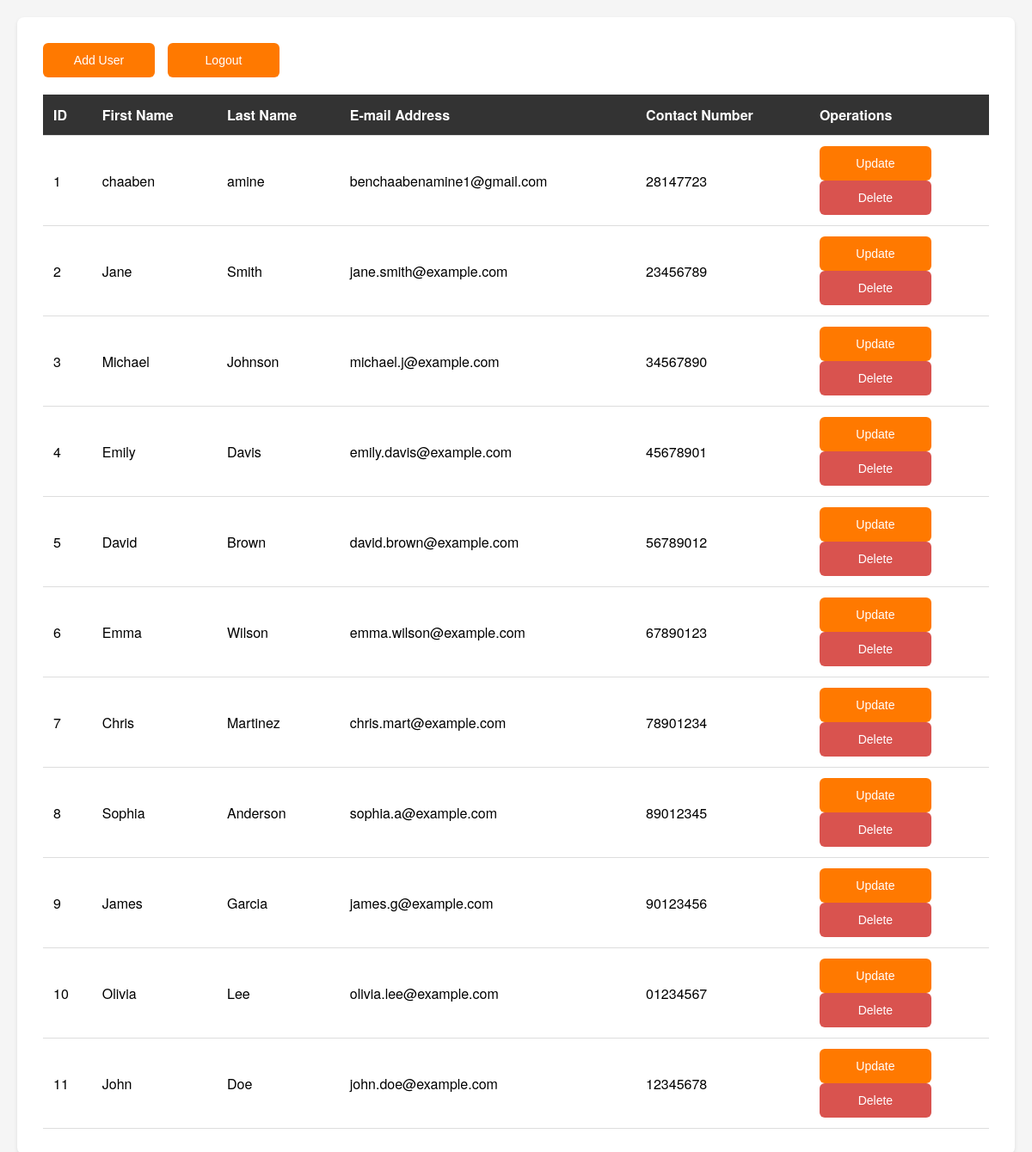
The page /crud/display.php on the database its author committed.
### tables this page shows
CREATE TABLE `users` (
  `Id` int(10) NOT NULL,
  `FirstName` varchar(50) NOT NULL,
  `LastName` varchar(50) NOT NULL,
  `email` varchar(50) NOT NULL,
  `password` varchar(50) NOT NULL,
  `PhoneNumber` varchar(8) NOT NULL
);

### crud/display.php (the view, shortened to what this page needs)
<?php
include('../includes/db.php');
?>
<!DOCTYPE html>
<html lang="en">
<head>
    <link rel="stylesheet" href="../assets/style.css">
</head>
<body>
    <div class="container">
        <div class="button-group">
            <button class="btn btn-primary"><a href="user.php" >Add User</a></button>
            <button class="btn btn-primary"><a href="../logout.php">Logout</a></button>
        </div>
        <table>
            <thead class="table-header">
                <tr>
                    <th>ID</th>
                    <th>First Name</th>
                    <th>Last Name</th>
                    <th>E-mail Address</th>
                    <th>Contact Number</th>
                    <th>Operations</th>
                </tr>
            </thead>
            <tbody>
                <?php
                $sql = "SELECT * FROM users";
                $result = mysqli_query($conn, $sql);
                if($result) {
                    while($row = mysqli_fetch_assoc($result)) {
                        echo '<tr>
                            <td>'.$row['Id'].'</td>
                            <td>'.$row['FirstName'].'</td>
                            <td>'.$row['LastName'].'</td>
                            <td>'.$row['email'].'</td>
                            <td>'.$row['PhoneNumber'].'</td>
                            <td>
                                <button class="btn btn-primary"><a href="update.php?updateid='.$row['Id'].'">Update</a></button>
                                <button class="btn btn-danger"><a href="delete.php?deleteid='.$row['Id'].'">Delete</a></button>
                            </td>
                        </tr>';
                    }
                }
                ?>
            </tbody>
        </table>
    </div>
</body>
</html>

### assets/style.css (style rules this page uses)
body { font-family: 'Helvetica Neue', Arial, sans-serif; margin: 0; padding: 20px; background-color: #f5f5f5; }
.container { max-width: 1200px; margin: 0 auto; background: white; padding: 30px; border-radius: 8px; box-shadow: 0 2px 4px rgba(0,0,0,0.1); }
.button-group { margin-bottom: 20px; display: flex; gap: 15px; flex-wrap: wrap; }
.btn { padding: 8px 16px; font-size: 14px; border: none; border-radius: 6px; cursor: pointer; text-decoration: none; font-weight: 500; transition: all 0.3s ease; display: flex; align-items: center; justify-content: center; min-width: 130px; height: 40px; }
.btn a { color: inherit !important; text-align: center; display: flex; align-items: center; justify-content: center; width: 100%; height: 100%; }
.btn-primary { background-color: #FF7900; color: white !important; }
.btn-danger { background-color: #d9534f; color: white !important; }
table { width: 100%; border-collapse: collapse; margin-top: 20px; }
.table-header { background-color: #333; color: white; }
th, td { padding: 12px; text-align: left; border-bottom: 1px solid #ddd; }
th { font-weight: 600; }
a { color: #FF7900; text-decoration: none; }

### rows shown on the page
users: Id "1", FirstName "chaaben", LastName "amine", email "benchaabenamine1@gmail.com", PhoneNumber "28147723"
users: Id "2", FirstName "Jane", LastName "Smith", email "jane.smith@example.com", PhoneNumber "23456789"
users: Id "3", FirstName "Michael", LastName "Johnson", email "michael.j@example.com", PhoneNumber "34567890"
users: Id "4", FirstName "Emily", LastName "Davis", email "emily.davis@example.com", PhoneNumber "45678901"
users: Id "5", FirstName "David", LastName "Brown", email "david.brown@example.com", PhoneNumber "56789012"
users: Id "6", FirstName "Emma", LastName "Wilson", email "emma.wilson@example.com", PhoneNumber "67890123"
users: Id "7", FirstName "Chris", LastName "Martinez", email "chris.mart@example.com", PhoneNumber "78901234"
users: Id "8", FirstName "Sophia", LastName "Anderson", email "sophia.a@example.com", PhoneNumber "89012345"
users: Id "9", FirstName "James", LastName "Garcia", email "james.g@example.com", PhoneNumber "90123456"
users: Id "10", FirstName "Olivia", LastName "Lee", email "olivia.lee@example.com", PhoneNumber "01234567"
users: Id "11", FirstName "John", LastName "Doe", email "john.doe@example.com", PhoneNumber "12345678"
